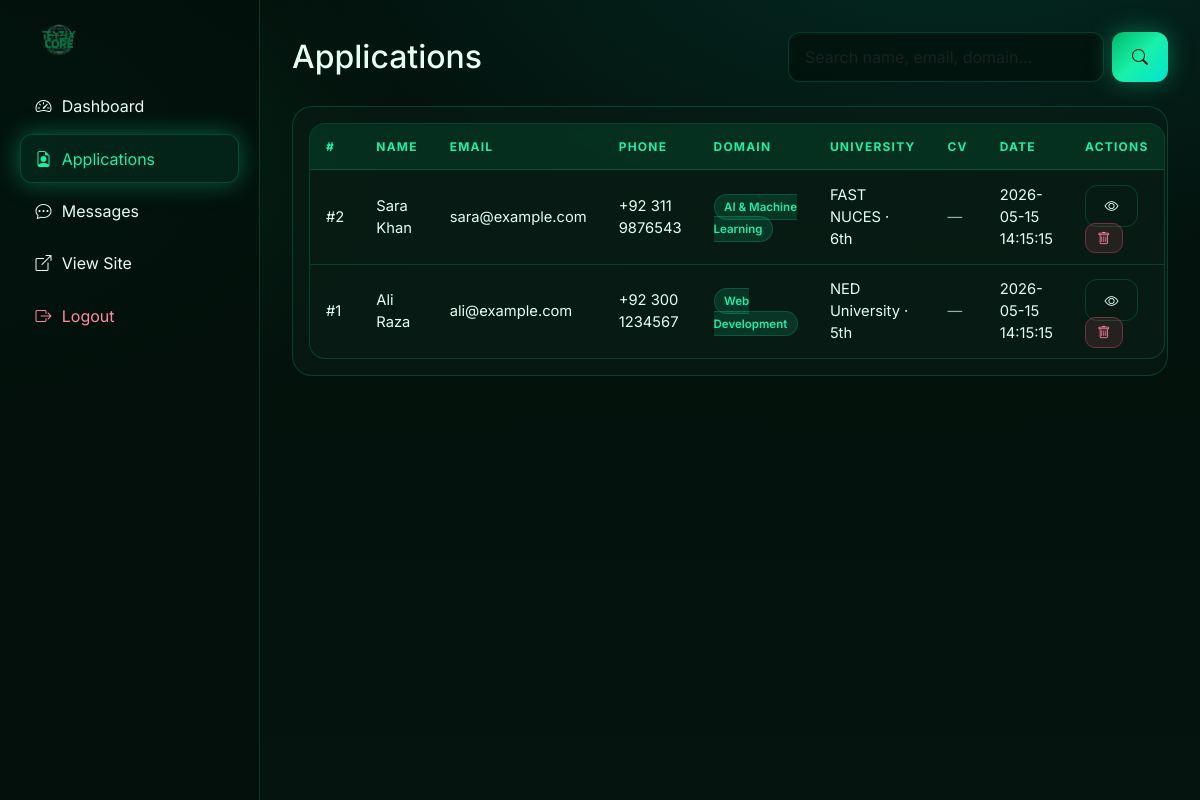
The app's page /admin/applications.php (signed in) with its own data.
### tables this page shows
CREATE TABLE IF NOT EXISTS `applications` (
  `id` INT(11) UNSIGNED NOT NULL AUTO_INCREMENT,
  `full_name` VARCHAR(150) NOT NULL,
  `email` VARCHAR(150) NOT NULL,
  `phone` VARCHAR(40) NOT NULL,
  `city` VARCHAR(100) NOT NULL,
  `university` VARCHAR(200) NOT NULL,
  `semester` VARCHAR(40) NOT NULL,
  `domain` VARCHAR(100) NOT NULL,
  `skills` TEXT NOT NULL,
  `cover_letter` TEXT NOT NULL,
  `cv_file` VARCHAR(255) DEFAULT NULL,
  `created_at` DATETIME NOT NULL DEFAULT CURRENT_TIMESTAMP,
  PRIMARY KEY (`id`),
  KEY `idx_email` (`email`),
  KEY `idx_domain` (`domain`)
);

### config/db.php (called while the page is built, shortened)
<?php
function e($v){ return htmlspecialchars($v ?? '', ENT_QUOTES, 'UTF-8'); }

### admin/applications.php (the view, shortened to what this page needs)
<?php
require_once __DIR__ . '/_layout.php';
$q = trim($_GET['q'] ?? '');
if($q!==''){
  $like='%'.$q.'%';
  $stmt=$conn->prepare('SELECT * FROM applications WHERE full_name LIKE ? OR email LIKE ? OR domain LIKE ? OR university LIKE ? ORDER BY id DESC');
  $stmt->bind_param('ssss',$like,$like,$like,$like); $stmt->execute();
  $res=$stmt->get_result();
} else {
  $res=$conn->query('SELECT * FROM applications ORDER BY id DESC');
}
admin_header('Applications — TEYZIX CORE Admin');
?>
<div class="d-flex flex-wrap justify-content-between align-items-center mb-4 gap-2">
  <h2 class="mb-0">Applications</h2>
  <form method="GET" class="d-flex gap-2" style="max-width:380px;width:100%">
    <input class="form-control" name="q" value="<?= e($q) ?>" placeholder="Search name, email, domain…">
    <button class="btn btn-glow"><i class="bi bi-search"></i></button>
  </form>
</div>
<div class="glass p-3" style="overflow-x:auto">
  <table class="table-glass">
    <thead><tr><th>#</th><th>Name</th><th>Email</th><th>Phone</th><th>Domain</th><th>University</th><th>CV</th><th>Date</th><th>Actions</th></tr></thead>
    <tbody>
      <?php if($res->num_rows===0): ?>
        <tr><td colspan="9" class="text-center" style="color:var(--muted);padding:2rem">No applications found.</td></tr>
      <?php else: while($r=$res->fetch_assoc()): ?>
        <tr>
          <td>#<?= $r['id'] ?></td>
          <td><?= e($r['full_name']) ?></td>
          <td><?= e($r['email']) ?></td>
          <td><?= e($r['phone']) ?></td>
          <td><span class="badge-status"><?= e($r['domain']) ?></span></td>
          <td><?= e($r['university']) ?> · <?= e($r['semester']) ?></td>
          <td><?php if($r['cv_file']): ?><a href="../uploads/<?= e($r['cv_file']) ?>" target="_blank"><i class="bi bi-download"></i> CV</a><?php else: ?><span style="color:var(--muted)">—</span><?php endif; ?></td>
          <td><?= e($r['created_at']) ?></td>
          <td>
            <button class="btn btn-outline-glow btn-sm" data-bs-toggle="modal" data-bs-target="#m<?= $r['id'] ?>"><i class="bi bi-eye"></i></button>
            <a class="btn-danger-glow" href="?delete=<?= $r['id'] ?>" onclick="return confirm('Delete this application?')"><i class="bi bi-trash"></i></a>
          </td>
        </tr>
      <?php endwhile; endif; ?>
    </tbody>
  </table>
</div>
<?php admin_footer(); ?>

### admin/_layout.php (shortened to what this page needs)
<?php
require_once __DIR__ . '/../config/db.php';
function admin_header($title='Admin — TEYZIX CORE'){
  $current = basename($_SERVER['PHP_SELF']);
  ?>
<!DOCTYPE html><html lang="en"><head>
<link href="https://cdn.jsdelivr.net/npm/bootstrap@5.3.3/dist/css/bootstrap.min.css" rel="stylesheet">
<link href="https://cdn.jsdelivr.net/npm/bootstrap-icons@1.11.3/font/bootstrap-icons.css" rel="stylesheet">
<link href="../assets/css/style.css" rel="stylesheet">
</head><body>
<div class="tech-bg"><div class="particles"></div></div>
<div class="admin-shell">
  <aside class="admin-sidebar">
    <div class="brand mb-4 d-flex align-items-center gap-2">
      <img src="../assets/images/logo.png" alt="TEYZIX CORE">
    </div>
    <nav>
      <a class="nav-item <?= $current==='dashboard.php'?'active':'' ?>" href="dashboard.php"><i class="bi bi-speedometer2"></i> Dashboard</a>
      <a class="nav-item <?= $current==='applications.php'?'active':'' ?>" href="applications.php"><i class="bi bi-file-earmark-person"></i> Applications</a>
      <a class="nav-item <?= $current==='messages.php'?'active':'' ?>" href="messages.php"><i class="bi bi-chat-dots"></i> Messages</a>
      <a class="nav-item" href="../index.php" target="_blank"><i class="bi bi-box-arrow-up-right"></i> View Site</a>
      <a class="nav-item" href="logout.php" style="color:#ff8aa0"><i class="bi bi-box-arrow-right"></i> Logout</a>
    </nav>
  </aside>
  <main class="admin-main">
  <?php
}
function admin_footer(){
  ?>
  </main>
</div>
</body></html>
  <?php
}

### assets/css/style.css (style rules this page uses)
:root { --bg:#05140e; --bg-2:#03100b; --surface:rgba(10,30,22,.55); --surface-2:rgba(8,22,16,.7); --border:rgba(0,255,160,.18); --primary:#00b86b; --primary-2:#00e08a; --accent:#19f0a8; --cyan:#00e5d1; --text:#e8fff5; --muted:#8fb4a3; --danger:#ff5577; --gradient: linear-gradient(135deg,#00b86b 0%,#19f0a8 50%,#00e5d1 100%); --glow: 0 0 24px rgba(25,240,168,.35); }
* { box-sizing:border-box }
html,body { background:var(--bg);color:var(--text);font-family:'Inter','Segoe UI',system-ui,sans-serif;-webkit-font-smoothing:antialiased;scroll-behavior:smooth }
body { background: radial-gradient(1200px 600px at 80% -10%, rgba(0,229,209,.12), transparent 60%), radial-gradient(900px 500px at -10% 20%, rgba(0,184,107,.18), transparent 60%), linear-gradient(180deg,#03100b 0%, #05140e 100%); min-height:100vh; overflow-x:hidden; }
a { color:var(--accent);text-decoration:none }
.tech-bg { position:fixed;inset:0;z-index:-1;pointer-events:none;overflow:hidden }
.tech-bg::before,.tech-bg::after { content:"";position:absolute;border-radius:50%;filter:blur(80px);opacity:.35 }
.tech-bg::before { width:520px;height:520px;background:#00b86b;top:-120px;left:-120px;animation:float 14s ease-in-out infinite }
.tech-bg::after { width:600px;height:600px;background:#00e5d1;bottom:-180px;right:-160px;animation:float 18s ease-in-out infinite reverse }
.particles { position:absolute;inset:0;background-image:radial-gradient(rgba(25,240,168,.25) 1px,transparent 1px);background-size:28px 28px;mask-image:radial-gradient(ellipse at center, black 30%, transparent 80%) }
.btn-glow { background:var(--gradient);color:#03130c;font-weight:700;border:0;border-radius:12px; padding:.65rem 1.25rem;box-shadow:var(--glow);transition:transform .2s ease, box-shadow .3s ease; }
.btn-outline-glow { background:transparent;color:var(--text);border:1px solid var(--border);border-radius:12px;padding:.6rem 1.15rem; transition:all .25s ease; }
.glass { background:var(--surface); border:1px solid var(--border); border-radius:20px; backdrop-filter:blur(14px); transition:transform .3s ease, border-color .3s ease, box-shadow .3s ease; position:relative;overflow:hidden; }
.glass::before { content:"";position:absolute;inset:0;border-radius:20px;padding:1px;background:linear-gradient(135deg,rgba(25,240,168,.5),transparent 40%,rgba(0,229,209,.4));-webkit-mask:linear-gradient(#000 0 0) content-box,linear-gradient(#000 0 0);-webkit-mask-composite:xor;mask-composite:exclude;opacity:.0;transition:opacity .3s ease;pointer-events:none }
.form-control,.form-select,textarea.form-control { background:rgba(3,16,11,.7);color:var(--text);border:1px solid var(--border);border-radius:12px; padding:.75rem 1rem; }
.admin-shell { display:grid;grid-template-columns:260px 1fr;min-height:100vh }
.admin-sidebar { background:rgba(3,16,11,.85);border-right:1px solid var(--border);padding:1.25rem; position:sticky;top:0;height:100vh }
.admin-sidebar .brand img { height:38px }
.admin-sidebar a.nav-item { display:flex;align-items:center;gap:.65rem;padding:.7rem .9rem;border-radius:12px;color:var(--text); margin-bottom:.25rem;border:1px solid transparent }
.admin-sidebar a.nav-item:hover,.admin-sidebar a.nav-item.active { background:rgba(25,240,168,.08);border-color:var(--border);color:var(--accent);box-shadow:var(--glow) }
.admin-main { padding:2rem;overflow-x:auto }
.table-glass { width:100%;border-collapse:separate;border-spacing:0;background:var(--surface);border:1px solid var(--border);border-radius:16px;overflow:hidden }
.table-glass th,.table-glass td { padding:.85rem 1rem;text-align:left;font-size:.92rem;border-bottom:1px solid var(--border);vertical-align:middle }
.table-glass th { background:rgba(0,184,107,.12);color:var(--accent);text-transform:uppercase;font-size:.75rem;letter-spacing:.1em }
.table-glass tr:last-child td { border-bottom:0 }
.badge-status { padding:.3rem .6rem;border-radius:999px;font-size:.72rem;font-weight:600;background:rgba(25,240,168,.12);color:var(--accent);border:1px solid var(--border) }
.btn-danger-glow { background:rgba(255,85,119,.12);color:#ff8aa0;border:1px solid rgba(255,85,119,.35);border-radius:10px;padding:.4rem .7rem;font-size:.82rem }

### records on screen
applications: id "2", full_name "Sara Khan", email "sara@example.com", phone "+92 311 9876543", domain "AI & Machine Learning", university "FAST NUCES", semester "6th", created_at "2026-05-15 14:15:15"
applications: id "1", full_name "Ali Raza", email "ali@example.com", phone "+92 300 1234567", domain "Web Development", university "NED University", semester "5th", created_at "2026-05-15 14:15:15"
